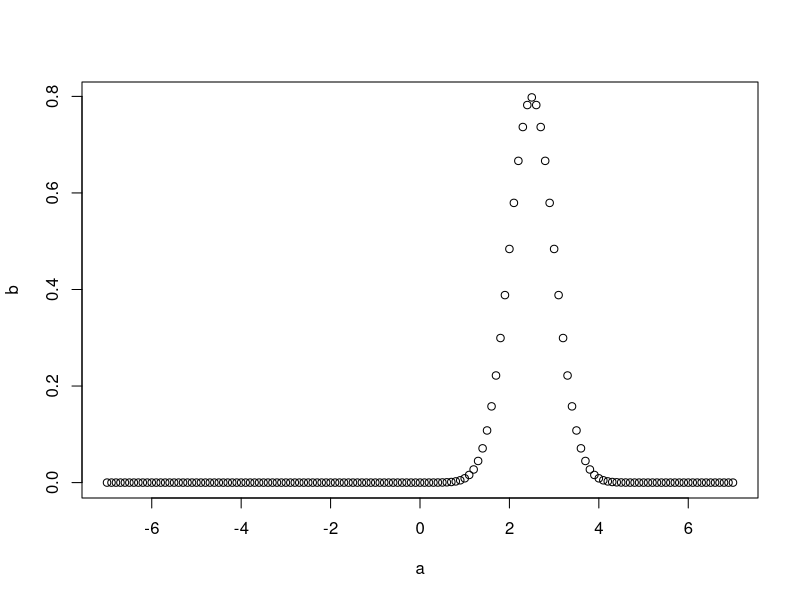
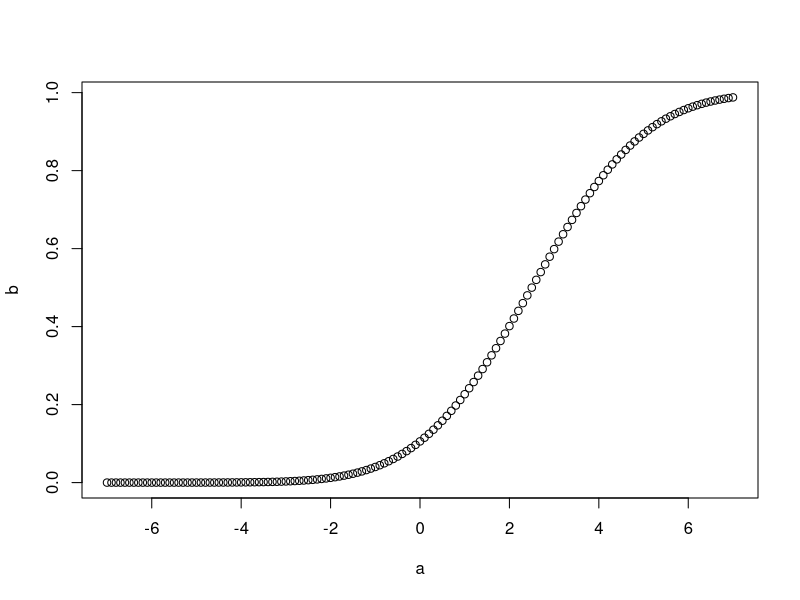

The R source for these figures, in order: (Note: this script raises an error after producing the figures.)
#dnorm
a<-seq(-7,7,by=0.1)
b<-dnorm(a,mean=2.5,sd=0.5)
png(file="dnorm.png")
plot(a,b)
dev.off()

#pnorm
a<seq(-7,7,by=0.2)
b<-pnorm(a,mean = 2.5,sd=2)
png(file="pnorm.png")
plot(a,b)
dev.off()

#qnorm
a<-seq(1,2,by=0.02)
qnorm(.95, mean=0, sd=1)
png(file="qnorm.png")
plot(a,b)
dev.off()

#rnorm
y<-rnorm(40)
png(file="rnorm.png")
hist(y,main="Normal Distribution")
dev.off()

